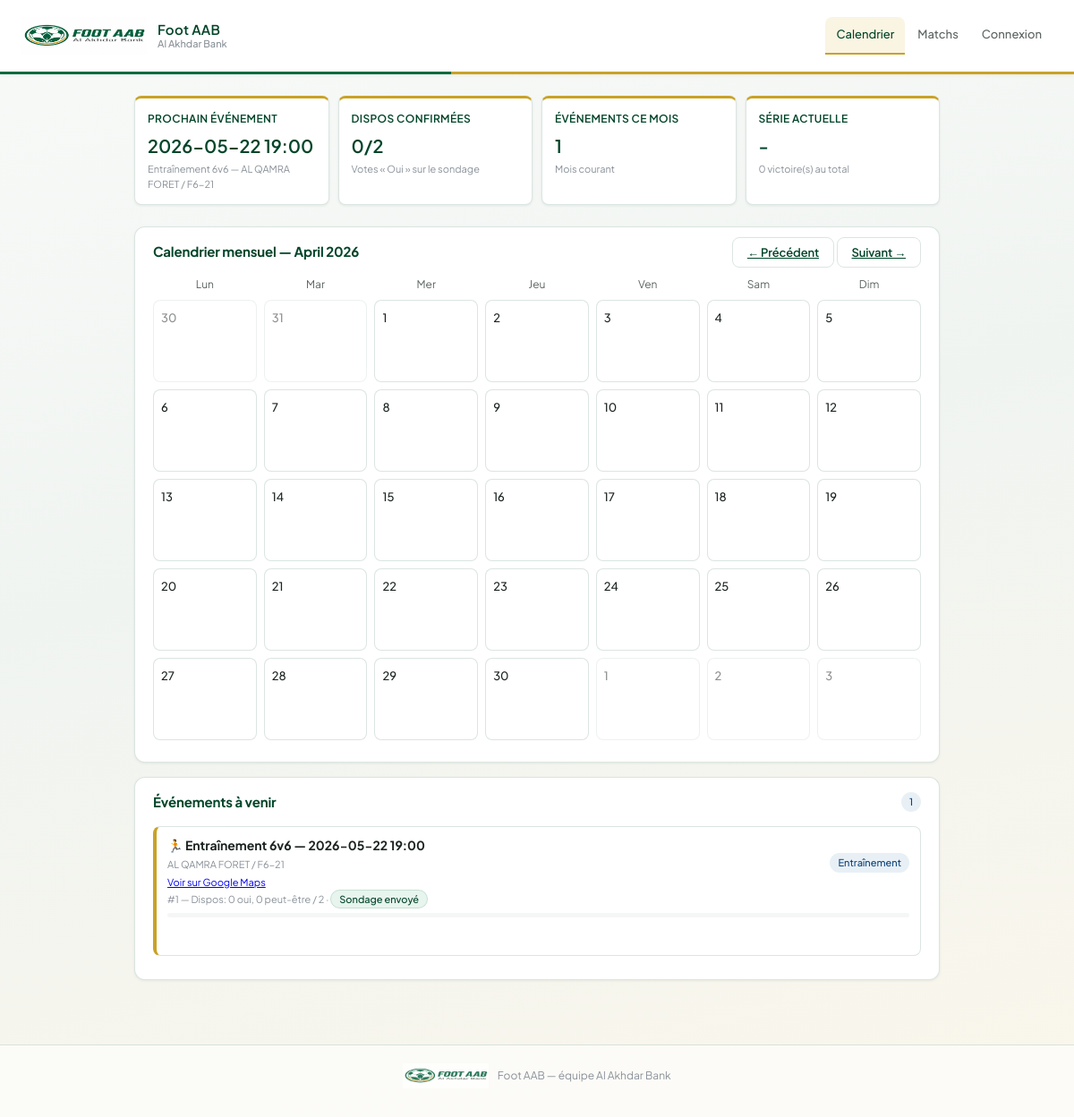
The app's page /calendrier?month=4&year=2026 with its own data.
### tables this page shows
CREATE TABLE matches (
  id INTEGER PRIMARY KEY AUTOINCREMENT,
  date TEXT NOT NULL,
  time TEXT NOT NULL,
  location TEXT DEFAULT 'Terrain habituel',
  status TEXT DEFAULT 'scheduled',
  created_at DATETIME DEFAULT CURRENT_TIMESTAMP
, score_a INTEGER DEFAULT NULL, score_b INTEGER DEFAULT NULL, notes TEXT, homme_du_match TEXT, event_kind TEXT DEFAULT 'training', opponent TEXT, format TEXT DEFAULT '5v5', maps_url TEXT, poll_message_id TEXT, poll_requested_at DATETIME, poll_sent_at DATETIME, lineup_notify_requested_at DATETIME, lineup_notified_at DATETIME, poll_delete_requested_at DATETIME, poll_republish_requested_at DATETIME);

### webapp/routes/calendar.py (the view)
@calendar_bp.route("/calendrier", methods=["GET"])
def calendar_page():
    conn = current_app.get_db_connection()
    today = date.today()
    req_month = request.args.get("month", type=int) or today.month
    req_year = request.args.get("year", type=int) or today.year
    req_month = 1 if req_month < 1 else 12 if req_month > 12 else req_month
    req_year = max(1970, req_year)
    total_players = (
        conn.execute("SELECT COUNT(*) AS count FROM players WHERE active = 1").fetchone()["count"] or 0
    )
    rows = conn.execute(
        """
        SELECT
          m.id,
          m.date,
          m.time,
          m.location,
          m.status,
          m.event_kind,
          m.opponent,
          m.format,
          m.maps_url,
          m.notes,
          m.poll_sent_at,
          m.lineup_notified_at,
          m.score_a,
          m.score_b,
          COALESCE(SUM(CASE WHEN a.status = 'yes' THEN 1 ELSE 0 END), 0) AS yes_count,
          COALESCE(SUM(CASE WHEN a.status = 'maybe' THEN 1 ELSE 0 END), 0) AS maybe_count
        FROM matches m
        LEFT JOIN availabilities a ON a.match_id = m.id
        GROUP BY m.id
        ORDER BY m.date ASC, m.time ASC
        """
    ).fetchall()
    matches = []
    date_index = {}
    for row in rows:
        item = dict(row)
        item_date = _parse_date(item["date"])
        item["date_obj"] = item_date
        item["yes_count"] = int(item["yes_count"] or 0)
        item["maybe_count"] = int(item["maybe_count"] or 0)
        item["total_players"] = int(total_players)
        item["pct_dispo"] = round((item["yes_count"] / total_players) * 100, 1) if total_players else 0
        item["event_type"] = _event_type_for_row(item)
        item["poll_sent"] = bool(item.get("poll_sent_at"))
        matches.append(item)
        if item_date:
            date_key = item_date.isoformat()
            date_index.setdefault(date_key, []).append(item)
    next_match = next(
        (m for m in matches if str(m.get("status") or "").lower() in ("scheduled", "training")),
        None,
    )
    next_match_dispos = next_match["yes_count"] if next_match else 0
    current_month_key = f"{today.year:04d}-{today.month:02d}"
    matches_this_month = sum(1 for m in matches if str(m.get("date", "")).startswith(current_month_key))
    wins = sum(
        1
        for m in matches
        if m.get("score_a") is not None and m.get("score_b") is not None and m["score_a"] > m["score_b"]
    )
    played = [
        m
        for m in sorted(
            (x for x in matches if x.get("score_a") is not None and x.get("score_b") is not None),
            key=lambda item: (item["date"], item["time"]),
            reverse=True,
        )
    ]
    streak = _current_streak(played)
    month_name = month_calendar.month_name[req_month]
    cal = month_calendar.Calendar(firstweekday=0)
    weeks = []
    for week in cal.monthdatescalendar(req_year, req_month):
        week_cells = []
        for day in week:
            iso = day.isoformat()
            day_events = date_index.get(iso, [])
            week_cells.append(
                {
                    "day": day.day,
                    "iso": iso,
                    "in_month": day.month == req_month,
                    "is_today": day == today,
                    "events": day_events,
                    "has_match": any(ev["event_type"] == "match" for ev in day_events),
                    "has_training": any(ev["event_type"] == "training" for ev in day_events),
                    "first_match_id": next((ev["id"] for ev in day_events if ev["event_type"] == "match"), None),
                }
            )
        weeks.append(week_cells)
    prev_month = req_month - 1 or 12
    prev_year = req_year - 1 if req_month == 1 else req_year
    next_month = req_month + 1 if req_month < 12 else 1
    next_year = req_year + 1 if req_month == 12 else req_year
    upcoming_events = [m for m in matches if m["date_obj"] and m["date_obj"] >= today]
    conn.close()
    stats = {
        "next_match": next_match,
        "next_match_dispos": next_match_dispos,
        "total_players": int(total_players),
        "matches_this_month": matches_this_month,
        "wins": wins,
        "current_streak": streak,
    }
    return render_template(
        "calendar.html",
        active_page="cal",
        matches=matches,
        current_month=req_month,
        current_year=req_year,
        month_name=month_name,
        calendar_weeks=weeks,
        upcoming_events=upcoming_events,
        prev_month=prev_month,
        prev_year=prev_year,
        next_month=next_month,
        next_year=next_year,
        stats=stats,
        formats=sorted(VALID_FORMATS),
        admin_token_configured=bool(os.getenv("ADMIN_TOKEN", "").strip()),
        user_is_admin=is_session_admin(),
    )

### webapp/auth_utils.py (called while the page is built)
def is_authenticated():
    return bool(session.get("player_id") and session.get("auth"))

def is_session_admin():
    return is_authenticated() and bool(session.get("is_admin"))

### webapp/routes/calendar.py (called while the page is built, shortened)
def _parse_date(value):
    try:
        return datetime.strptime(value, "%Y-%m-%d").date()
    except (TypeError, ValueError):
        return None

def _current_streak(matches):
    if not matches:
        return "-"

def _event_type_for_row(item):
    if str(item.get("event_kind") or "").lower() == "match":
        return "match"
    status_key = str(item.get("status") or "").lower()
    if status_key in ("training", "entrainement"):
        return "training"
    if status_key in ("scheduled", "done", "cancelled"):
        return "training" if str(item.get("event_kind") or "training") == "training" else "match"
    return "other"

### webapp/templates/calendar.html (shortened to what this page needs)
{% extends "base.html" %}
{% block content %}
<section class="metrics">
  <article class="metric">
    <div class="metric-label">Prochain événement</div>
    <div class="metric-val">
      {% if stats.next_match %}
        {{ stats.next_match.date }} {{ stats.next_match.time }}
      {% else %}
        --
      {% endif %}
    </div>
    <div class="metric-sub">
      {% if stats.next_match %}
        {% if stats.next_match.event_kind == 'match' %}
          Match vs {{ stats.next_match.opponent }} ({{ stats.next_match.format }})
        {% else %}
          Entraînement {{ stats.next_match.format }} — {{ stats.next_match.location }}
        {% endif %}
      {% else %}
        Rien de planifié
      {% endif %}
    </div>
  </article>
  <article class="metric">
    <div class="metric-label">Dispos confirmées</div>
    <div class="metric-val">{{ stats.next_match_dispos }}/{{ stats.total_players }}</div>
    <div class="metric-sub">Votes « Oui » sur le sondage</div>
  </article>
  <article class="metric">
    <div class="metric-label">Événements ce mois</div>
    <div class="metric-val">{{ stats.matches_this_month }}</div>
    <div class="metric-sub">Mois courant</div>
  </article>
  <article class="metric">
    <div class="metric-label">Série actuelle</div>
    <div class="metric-val">{{ stats.current_streak }}</div>
    <div class="metric-sub">{{ stats.wins }} victoire(s) au total</div>
  </article>
</section>
<section class="card">
  <header class="card-title">
    <span>Calendrier mensuel — {{ month_name }} {{ current_year }}</span>
    <span>
      <a class="btn" href="/calendrier?month={{ prev_month }}&year={{ prev_year }}">← Précédent</a>
      <a class="btn" href="/calendrier?month={{ next_month }}&year={{ next_year }}">Suivant →</a>
    </span>
  </header>
  <div class="calendar-grid calendar-head">
    <div>Lun</div><div>Mar</div><div>Mer</div><div>Jeu</div><div>Ven</div><div>Sam</div><div>Dim</div>
  </div>
  {% for week in calendar_weeks %}
  <div class="calendar-grid">
    {% for cell in week %}
    <div class="calendar-cell {{ 'out-month' if not cell.in_month }} {{ 'today' if cell.is_today }} {{ 'has-match' if cell.has_match }}">
      <span>{{ cell.day }}</span>
    </div>
    {% endfor %}
  </div>
  {% endfor %}
</section>
<section class="card">
  <header class="card-title">
    <span>Événements à venir</span>
    <span class="badge badge-blue">{{ upcoming_events|length }}</span>
  </header>
  {% for event in upcoming_events %}
  <article class="event-card event-{{ event.event_type }}" data-match-id="{{ event.id }}">
    <div class="event-top">
      <div>
        <strong>
          {% if event.event_kind == 'match' %}
            ⚽ Match vs {{ event.opponent }}
          {% else %}
            🏃 Entraînement {{ event.format }}
          {% endif %}
          — {{ event.date }} {{ event.time }}
        </strong>
        <div class="metric-sub">{{ event.location }}</div>
        {% if event.maps_url %}
        <div class="metric-sub"><a href="{{ event.maps_url }}" target="_blank" rel="noopener">Voir sur Google Maps</a></div>
        {% endif %}
      </div>
      {% if event.event_kind == 'match' %}
      <span class="badge badge-green">Match</span>
      {% else %}
      <span class="badge badge-blue">Entraînement</span>
      {% endif %}
    </div>
    <div class="metric-sub">
      #{{ event.id }} — Dispos: {{ event.yes_count }} oui, {{ event.maybe_count }} peut-être / {{ event.total_players }}
      {% if event.poll_sent %} · <span class="badge badge-green">Sondage envoyé</span>{% endif %}
    </div>
    <div class="progress-bar">
    </div>
    <p class="event-action-feedback metric-sub" data-feedback-for="{{ event.id }}"></p>
  </article>
  {% else %}
  <p class="metric-sub">Aucun événement à venir.</p>
  {% endfor %}
</section>
{% endblock %}

### webapp/static/css/style.css (style rules this page uses)
:root { --green: #006b3f; --green-dark: #004529; --green-light: #e8f4ee; --gold: #c9a227; --gold-dark: #9a7b12; --gold-light: #faf4e3; --silver: #8a9199; --red-accent: #c41e3a; --red: #c41e3a; --red-light: #fce8ec; --amber: var(--gold); --amber-light: var(--gold-light); --blue: #3d6b8c; --blue-light: #e8f0f6; --border: rgba(0, 75, 45, 0.14); --radius-md: 8px; --radius-lg: 12px; --bg: #ffffff; --bg-secondary: #f4f7f5; --text: #1c2420; --text-secondary: #5c6560; --text-tertiary: #8a9199; --shadow-sm: 0 1px 3px rgba(0, 69, 41, 0.08); --shadow-md: 0 4px 16px rgba(0, 69, 41, 0.1); }
body { margin: 0; font-family: "Plus Jakarta Sans", "Segoe UI", system-ui, sans-serif; font-size: 14px; line-height: 1.5; background: linear-gradient(165deg, #f8faf8 0%, #f0f4f1 45%, #faf6eb 100%); color: var(--text); min-height: 100vh; -webkit-font-smoothing: antialiased; }
.metrics { display: grid; grid-template-columns: repeat(4, 1fr); gap: 10px; margin-bottom: 1.5rem; }
.metric { background: var(--bg); border: 1px solid var(--border); border-top: 3px solid var(--gold); border-radius: var(--radius-md); padding: 14px; box-shadow: var(--shadow-sm); }
.metric-label { font-size: 12px; font-weight: 600; color: var(--green-dark); margin-bottom: 6px; letter-spacing: 0.03em; text-transform: uppercase; }
.metric-val { font-size: 20px; font-weight: 600; color: var(--green-dark); }
.metric-sub { font-size: 11px; color: var(--text-tertiary); margin-top: 3px; }
.card { background: var(--bg); border: 1px solid var(--border); border-radius: var(--radius-lg); padding: 1rem 1.25rem; margin-bottom: 1rem; box-shadow: var(--shadow-sm); }
.card-title { font-size: 15px; font-weight: 700; color: var(--green-dark); margin-bottom: 1rem; display: flex; align-items: center; gap: 8px; justify-content: space-between; letter-spacing: -0.01em; }
.badge { font-size: 11px; padding: 3px 9px; border-radius: 20px; font-weight: 500; }
.badge-green { background: var(--green-light); color: var(--green-dark); border: 1px solid rgba(0, 107, 63, 0.15); }
.badge-blue { background: var(--blue-light); color: #0C447C; }
.btn { padding: 8px 16px; border: 1.5px solid var(--border); border-radius: var(--radius-md); background: var(--bg); color: var(--green-dark); cursor: pointer; font-size: 13px; font-weight: 600; font-family: inherit; transition: background 0.15s, border-color 0.15s, color 0.15s, box-shadow 0.15s; }
.progress-bar { height: 5px; background: var(--bg-secondary); border-radius: 3px; overflow: hidden; margin-top: 6px; }
.calendar-grid { display: grid; grid-template-columns: repeat(7, 1fr); gap: 8px; margin-bottom: 8px; }
.calendar-head div { font-size: 12px; color: var(--text-secondary); text-align: center; }
.calendar-cell { min-height: 74px; border: 0.5px solid var(--border); border-radius: var(--radius-md); padding: 8px; background: white; }
.calendar-cell a, .calendar-cell span { font-size: 13px; color: var(--text); text-decoration: none; font-weight: 500; }
.calendar-cell.out-month { opacity: 0.5; }
.event-card { border: 0.5px solid var(--border); border-left-width: 4px; border-radius: var(--radius-md); padding: 10px 12px; margin-bottom: 10px; background: white; }
.event-training { border-left-color: var(--gold); }
.event-top { display: flex; align-items: center; justify-content: space-between; gap: 8px; }
.event-action-feedback { margin-top: 8px; min-height: 1.2em; }

### records on screen
matches: next_match "2026-05-22", next_match.time "19:00", next_match.format "6v6", next_match.location "AL QAMRA FORET / F6-21", format "6v6", date "2026-05-22", time "19:00", location "AL QAMRA FORET / F6-21", event_kind "Entraînement", id "1", yes_count "0", maybe_count "0", total_players "2"

### other values on screen
{{ stats.next_match_dispos }} "0"
{{ stats.total_players }} "2"
{{ stats.matches_this_month }} "1"
{{ stats.current_streak }} "-"
{{ stats.wins }} "0"
{{ month_name }} "April"
{{ current_year }} "2026"
{{ cell.day }} "30" "31" "1" "2" "3" "4" "5" "6" "7" "8" "9" "10" "11" "12" "13" "14" "15" "16" "17" "18" "19" "20" "21" "22" "23" "24" "25" "26" "27" "28" "29" "30" "1" "2" "3"
{{ upcoming_events|length }} "1"
